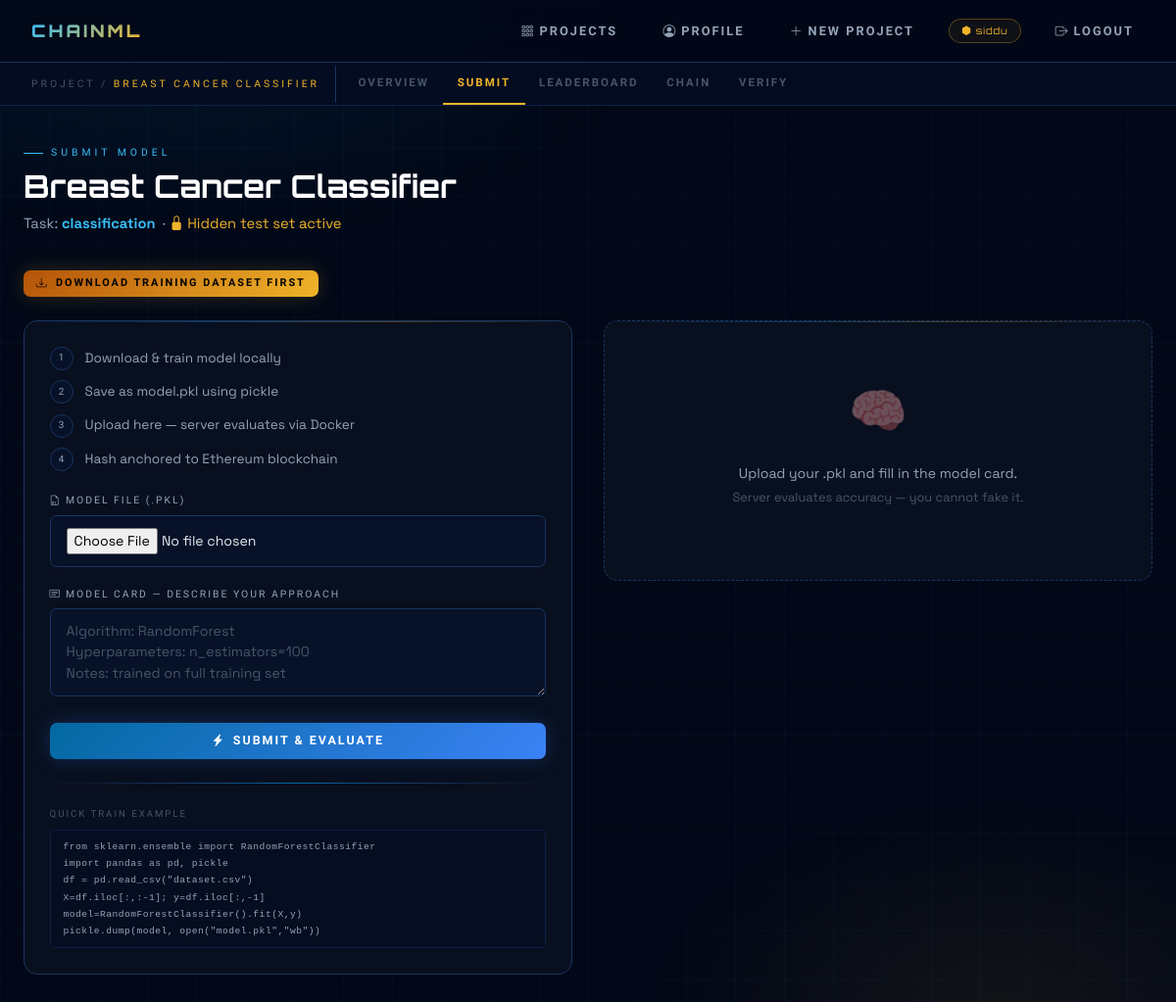
The page /project/2/submit (signed in) on the database its author committed.
### tables this page shows
CREATE TABLE users (
        id INTEGER PRIMARY KEY AUTOINCREMENT,
        username TEXT NOT NULL UNIQUE,
        email TEXT NOT NULL UNIQUE,
        password_hash TEXT NOT NULL,
        created_at REAL NOT NULL);

CREATE TABLE projects (
        id INTEGER PRIMARY KEY AUTOINCREMENT,
        owner_id INTEGER NOT NULL,
        name TEXT NOT NULL UNIQUE,
        description TEXT DEFAULT '',
        dataset_path TEXT NOT NULL,
        dataset_name TEXT NOT NULL,
        created_at REAL NOT NULL, dataset_hash TEXT NOT NULL DEFAULT '', test_path TEXT DEFAULT NULL, test_name TEXT DEFAULT NULL, task_type TEXT NOT NULL DEFAULT 'classification',
        FOREIGN KEY(owner_id) REFERENCES users(id));

### app.py (the view, shortened to what this page needs)
@app.route("/project/<int:pid>/submit", methods=["GET","POST"])
@login_required
def submit_model(pid):
    project = get_project(pid)
    if not project: return render_template("404.html"), 404
    error = result = None
    return render_template("submit.html", project=project, error=error, result=result)

### app.py (called while the page is built)
def login_required(f):
    from functools import wraps
    @wraps(f)
    def decorated(*args, **kwargs):
        if not session.get("user_id"):
            return redirect(url_for("login"))
        return f(*args, **kwargs)
    return decorated

@app.before_request
def load_user():
    uid = session.get("user_id")
    g.user = get_user_by_id(uid) if uid else None

@app.context_processor
def inject_user():
    return {"current_user": g.user}

### database.py (called while the page is built)
def get_conn():
    conn = sqlite3.connect(DB_PATH)
    conn.row_factory = sqlite3.Row
    conn.execute("PRAGMA foreign_keys = ON")
    return conn

def get_user_by_id(uid):
    conn = get_conn()
    row = conn.execute("SELECT * FROM users WHERE id=?", (uid,)).fetchone()
    conn.close(); return dict(row) if row else None

def get_project(pid):
    conn = get_conn()
    row = conn.execute("""SELECT p.*, u.username AS owner_name
        FROM projects p JOIN users u ON p.owner_id=u.id WHERE p.id=?""", (pid,)).fetchone()
    conn.close(); return dict(row) if row else None

### templates/submit.html (shortened to what this page needs)
{% extends "base.html" %}
{% block subnav %}
<div class="chainml-subnav">
  <div class="subnav-label">PROJECT / <span>{{ project.name }}</span></div>
  <a href="/project/{{ project.id }}" class="subnav-tab">Overview</a>
  <a href="/project/{{ project.id }}/submit" class="subnav-tab active">Submit</a>
  <a href="/project/{{ project.id }}/leaderboard" class="subnav-tab">Leaderboard</a>
  <a href="/project/{{ project.id }}/chain" class="subnav-tab">Chain</a>
  <a href="/project/{{ project.id }}/verify" class="subnav-tab">Verify</a>
</div>
{% endblock %}
{% block content %}
<div class="ph">
  <div class="ph-eye">Submit Model</div>
  <h1>{{ project.name }}</h1>
  <p>
    Task: <strong style="color:var(--blue2)">{{ project.task_type or 'classification' }}</strong>
    {% if project.test_path %}&nbsp;·&nbsp;<span style="color:var(--gold)"><i class="bi bi-lock-fill"></i> Hidden test set active</span>{% endif %}
  </p>
</div>
<div class="mb-4">
  <a href="/project/{{ project.id }}/download" class="cml-btn cml-btn-gold cml-btn-sm">
    <i class="bi bi-download"></i> Download Training Dataset First
  </a>
</div>
<div class="submit-grid">
  <div class="cml-card">
    <div class="step-list">
      <div class="step-item {% if result %}done{% endif %}">
        <div class="step-num">{% if result %}<i class="bi bi-check-lg"></i>{% else %}1{% endif %}</div>
        Download & train model locally
      </div>
      <div class="step-item {% if result %}done{% endif %}">
        <div class="step-num">{% if result %}<i class="bi bi-check-lg"></i>{% else %}2{% endif %}</div>
        Save as model.pkl using pickle
      </div>
      <div class="step-item {% if result %}done{% endif %}">
        <div class="step-num">{% if result %}<i class="bi bi-check-lg"></i>{% else %}3{% endif %}</div>
        Upload here — server evaluates via Docker
      </div>
      <div class="step-item {% if result %}done{% endif %}">
        <div class="step-num">{% if result %}<i class="bi bi-check-lg"></i>{% else %}4{% endif %}</div>
        Hash anchored to Ethereum blockchain
      </div>
    </div>
    <form method="POST" enctype="multipart/form-data">
      <div class="cml-fg">
        <label class="cml-label"><i class="bi bi-file-earmark-binary me-1"></i>Model File (.pkl)</label>
        <input class="cml-input" type="file" name="model" accept=".pkl" required>
      </div>
      <div class="cml-fg">
        <label class="cml-label"><i class="bi bi-card-text me-1"></i>Model Card — describe your approach</label>
        <textarea class="cml-input" name="model_card" placeholder="Algorithm: RandomForest&#10;Hyperparameters: n_estimators=100&#10;Notes: trained on full training set"></textarea>
      </div>
      <button type="submit" class="cml-btn cml-btn-primary w-100 justify-content-center">
        <i class="bi bi-lightning-charge-fill"></i> Submit &amp; Evaluate
      </button>
    </form>
    <div class="glow-divider"></div>
    <div style="font-family:var(--raj);font-size:.6rem;letter-spacing:2px;text-transform:uppercase;color:var(--muted);margin-bottom:.5rem">Quick Train Example</div>
    <div class="hash-box" style="line-height:1.8">
      {% if project.task_type=='regression' %}
      from sklearn.ensemble import GradientBoostingRegressor<br>
      import pandas as pd, pickle<br>
      df = pd.read_csv("dataset.csv")<br>
      X=df.iloc[:,:-1]; y=df.iloc[:,-1]<br>
      model=GradientBoostingRegressor().fit(X,y)<br>
      pickle.dump(model, open("model.pkl","wb"))
      {% else %}
      from sklearn.ensemble import RandomForestClassifier<br>
      import pandas as pd, pickle<br>
      df = pd.read_csv("dataset.csv")<br>
      X=df.iloc[:,:-1]; y=df.iloc[:,-1]<br>
      model=RandomForestClassifier().fit(X,y)<br>
      pickle.dump(model, open("model.pkl","wb"))
      {% endif %}
    </div>
  </div>
  <div>
    {% if result %}
    <div class="result-card">
      <div class="cml-badge badge-blue mb-3"><i class="bi bi-link-45deg"></i> Block #{{ result.block_index }} recorded</div>
      <div class="big-score">
        <span class="num">
          {% if result.task=='regression' %}{{ "%.3f"|format(result.r2_score or result.accuracy) }}
          {% else %}{{ "%.0f"|format(result.accuracy*100) }}%{% endif %}
        </span>
        <span class="lbl">{% if result.task=='regression' %}R² Score{% else %}Accuracy{% endif %} · Server Verified</span>
      </div>
      <div class="metrics-2col">
        {% if result.f1_score is not none %}<div class="metric-box"><div class="mv">{{ result.f1_score }}</div><div class="mk">F1 Score</div></div>{% endif %}
        {% if result.roc_auc is not none %}<div class="metric-box"><div class="mv">{{ result.roc_auc }}</div><div class="mk">ROC-AUC</div></div>{% endif %}
        {% if result.rmse is not none %}<div class="metric-box"><div class="mv">{{ result.rmse }}</div><div class="mk">RMSE</div></div>{% endif %}
        {% if result.r2_score is not none %}<div class="metric-box"><div class="mv">{{ result.r2_score }}</div><div class="mk">R²</div></div>{% endif %}
      </div>
      <div class="info-row"><span class="info-key">Evaluation</span><span class="info-val">{{ result.method }}</span></div>
      <div class="info-row"><span class="info-key">Test Set</span><span class="info-val">{% if result.used_test %}<i class="bi bi-lock-fill" style="color:var(--gold)"></i> Hidden{% else %}80/20 split{% endif %}</span></div>
      <div class="info-row"><span class="info-key">Dataset</span><span class="info-val">{% if result.ds_verified %}✅ Verified{% else %}⚠️ Changed{% endif %}</span></div>
      <div class="info-row"><span class="info-key">Ethereum</span><span class="info-val">{% if result.eth_mode=='real' %}<span class="cml-badge badge-live"><i class="bi bi-broadcast"></i> Live</span>{% else %}<span class="cml-badge badge-mock">Mock</span>{% endif %}</span></div>
      <div class="hash-lbl">Model SHA-256</div>
      <div class="hash-box">{{ result.model_hash }}</div>
      <div class="mt-3">
        <a href="{{ result.eth_tx_url }}" target="_blank" class="eth-link w-100 justify-content-center">
          <i class="bi bi-box-arrow-up-right"></i> View on Etherscan{% if result.eth_mode=='mock' %} (mock){% endif %}
        </a>
      </div>
      <div class="d-flex gap-2 mt-3">
        <a href="/project/{{ project.id }}/leaderboard" class="cml-btn cml-btn-ghost cml-btn-sm">Leaderboard</a>
        <a href="/project/{{ project.id }}/chain" class="cml-btn cml-btn-ghost cml-btn-sm">Chain</a>
      </div>
    </div>
    {% else %}
    <div class="cml-card text-center" style="border-style:dashed;padding:3.5rem 1.5rem;border-color:var(--border2)">
      <div style="font-size:3rem;margin-bottom:1rem;opacity:.4">🧠</div>
      <p style="color:var(--text2);font-size:.88rem;line-height:1.7">
        Upload your .pkl and fill in the model card.<br>
        <span style="color:var(--muted);font-size:.8rem">Server evaluates accuracy — you cannot fake it.</span>
      </p>
    </div>
    {% endif %}
  </div>
</div>
{% endblock %}

### templates/base.html (shortened to what this page needs)
<!DOCTYPE html>
<html lang="en">
<head>
<link href="https://cdn.jsdelivr.net/npm/bootstrap@5.3.2/dist/css/bootstrap.min.css" rel="stylesheet">
<link href="https://cdn.jsdelivr.net/npm/bootstrap-icons@1.11.3/font/bootstrap-icons.css" rel="stylesheet">
</head>
<body>
<nav class="chainml-nav">
  <a href="/" class="nav-brand">CHAIN<span style="color:var(--gold)">ML</span></a>
  <a href="/" class="nav-link-item {% if request.endpoint=='home' %}active{% endif %}">
    <i class="bi bi-grid-3x3-gap me-1"></i>Projects
  </a>
  {% if current_user %}
  <a href="/profile" class="nav-link-item {% if request.endpoint=='profile' %}active{% endif %}">
    <i class="bi bi-person-circle me-1"></i>Profile
  </a>
  <a href="/projects/new" class="nav-link-item">
    <i class="bi bi-plus-lg me-1"></i>New Project
  </a>
  <span class="nav-user-badge"><i class="bi bi-hexagon-fill me-1"></i>{{ current_user.username }}</span>
  <a href="/logout" class="nav-link-item"><i class="bi bi-box-arrow-right me-1"></i>Logout</a>
  {% else %}
  <a href="/login" class="nav-link-item {% if request.endpoint=='login' %}active{% endif %}">Login</a>
  <a href="/register" class="btn-nav-register">Register</a>
  {% endif %}
</nav>
{% block subnav %}{% endblock %}
<main>{% block content %}{% endblock %}</main>
</body>
</html>

### templates/submit.html (style rules this page uses)
.submit-grid { display: grid; grid-template-columns: 1fr 1fr; gap: 2rem; align-items: start; }
.step-list { display:flex; flex-direction:column; gap:.65rem; margin-bottom:1.4rem; }
.step-item { display:flex; align-items:center; gap:.75rem; font-size:.85rem; color:var(--text2); }
.step-num { width:24px;height:24px; border-radius:50%; background:var(--surface); border:1px solid var(--border2); display:flex;align-items:center;justify-content:center; font-family:var(--raj); font-size:.62rem; flex-shrink:0; }

### rows shown on the page
users: username "siddu"
projects: name "BREAST CANCER CLASSIFIER", name "Breast Cancer Classifier", task_type "classification"
